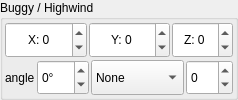
                 <widget class="QGroupBox" name="leaderonworld_box_3">
                  <property name="title">
                   <string>Buggy / Highwind</string>
                  </property>
                  <layout class="QVBoxLayout" name="verticalLayout_100">
                   <property name="spacing">
                    <number>2</number>
                   </property>
                   <property name="leftMargin">
                    <number>2</number>
                   </property>
                   <property name="topMargin">
                    <number>2</number>
                   </property>
                   <property name="rightMargin">
                    <number>2</number>
                   </property>
                   <property name="bottomMargin">
                    <number>2</number>
                   </property>
                   <item>
                    <layout class="QHBoxLayout" name="horizontalLayout_60">
                     <item>
                      <widget class="QSpinBox" name="bh_x">
                       <property name="sizePolicy">
                        <sizepolicy hsizetype="Minimum" vsizetype="Preferred">
                         <horstretch>0</horstretch>
                         <verstretch>0</verstretch>
                        </sizepolicy>
                       </property>
                       <property name="wrapping">
                        <bool>true</bool>
                       </property>
                       <property name="alignment">
                        <set>Qt::AlignCenter</set>
                       </property>
                       <property name="prefix">
                        <string notr="true">X: </string>
                       </property>
                       <property name="maximum">
                        <number>295000</number>
                       </property>
                      </widget>
                     </item>
                     <item>
                      <widget class="QSpinBox" name="bh_y">
                       <property name="sizePolicy">
                        <sizepolicy hsizetype="Minimum" vsizetype="Preferred">
                         <horstretch>0</horstretch>
                         <verstretch>0</verstretch>
                        </sizepolicy>
                       </property>
                       <property name="wrapping">
                        <bool>true</bool>
                       </property>
                       <property name="alignment">
                        <set>Qt::AlignCenter</set>
                       </property>
                       <property name="prefix">
                        <string>Y: </string>
                       </property>
                       <property name="maximum">
                        <number>230000</number>
                       </property>
                      </widget>
                     </item>
                     <item>
                      <widget class="QSpinBox" name="bh_z">
                       <property name="sizePolicy">
                        <sizepolicy hsizetype="Minimum" vsizetype="Preferred">
                         <horstretch>0</horstretch>
                         <verstretch>0</verstretch>
                        </sizepolicy>
                       </property>
                       <property name="wrapping">
                        <bool>true</bool>
                       </property>
                       <property name="alignment">
                        <set>Qt::AlignCenter</set>
                       </property>
                       <property name="prefix">
                        <string notr="true">Z: </string>
                       </property>
                       <property name="maximum">
                        <number>255</number>
                       </property>
                      </widget>
                     </item>
                    </layout>
                   </item>
                   <item>
                    <layout class="QHBoxLayout" name="horizontalLayout_95">
                     <item>
                      <spacer name="horizontalSpacer_57">
                       <property name="orientation">
                        <enum>Qt::Horizontal</enum>
                       </property>
                       <property name="sizeType">
                        <enum>QSizePolicy::Fixed</enum>
                       </property>
                       <property name="sizeHint" stdset="0">
                        <size>
                         <width>0</width>
                         <height>0</height>
                        </size>
                       </property>
                      </spacer>
                     </item>
                     <item>
                      <widget class="QLabel" name="label_205">
                       <property name="sizePolicy">
                        <sizepolicy hsizetype="Preferred" vsizetype="Preferred">
                         <horstretch>0</horstretch>
                         <verstretch>0</verstretch>
                        </sizepolicy>
                       </property>
                       <property name="text">
                        <string>angle</string>
                       </property>
                      </widget>
                     </item>
                     <item>
                      <widget class="QSpinBox" name="bh_angle">
                       <property name="sizePolicy">
                        <sizepolicy hsizetype="Minimum" vsizetype="Preferred">
                         <horstretch>0</horstretch>
                         <verstretch>0</verstretch>
                        </sizepolicy>
                       </property>
                       <property name="wrapping">
                        <bool>true</bool>
                       </property>
                       <property name="suffix">
                        <string notr="true">°</string>
                       </property>
                       <property name="minimum">
                        <number>0</number>
                       </property>
                       <property name="maximum">
                        <number>360</number>
                       </property>
                      </widget>
                     </item>
                     <item>
                      <spacer name="horizontalSpacer_72">
                       <property name="orientation">
                        <enum>Qt::Horizontal</enum>
                       </property>
                       <property name="sizeType">
                        <enum>QSizePolicy::Fixed</enum>
                       </property>
                       <property name="sizeHint" stdset="0">
                        <size>
                         <width>0</width>
                         <height>0</height>
                        </size>
                       </property>
                      </spacer>
                     </item>
                     <item>
                      <widget class="QComboBox" name="combo_highwind_buggy">
                       <property name="sizePolicy">
                        <sizepolicy hsizetype="MinimumExpanding" vsizetype="Preferred">
                         <horstretch>0</horstretch>
                         <verstretch>0</verstretch>
                        </sizepolicy>
                       </property>
                       <property name="minimumSize">
                        <size>
                         <width>0</width>
                         <height>16</height>
                        </size>
                       </property>
                       <property name="currentIndex">
                        <number>0</number>
                       </property>
                       <property name="maxVisibleItems">
                        <number>10</number>
                       </property>
                       <item>
                        <property name="text">
                         <string>None</string>
                        </property>
                       </item>
                       <item>
                        <property name="text">
                         <string>Buggy</string>
                        </property>
                       </item>
                       <item>
                        <property name="text">
                         <string>Highwind</string>
                        </property>
                       </item>
                      </widget>
                     </item>
                     <item>
                      <widget class="QSpinBox" name="bh_id">
                       <property name="sizePolicy">
                        <sizepolicy hsizetype="Minimum" vsizetype="Preferred">
                         <horstretch>0</horstretch>
                         <verstretch>0</verstretch>
                        </sizepolicy>
                       </property>
                       <property name="wrapping">
                        <bool>true</bool>
                       </property>
                       <property name="maximum">
                        <number>255</number>
                       </property>
                      </widget>
                     </item>
                    </layout>
                   </item>
                  </layout>
                 </widget>
